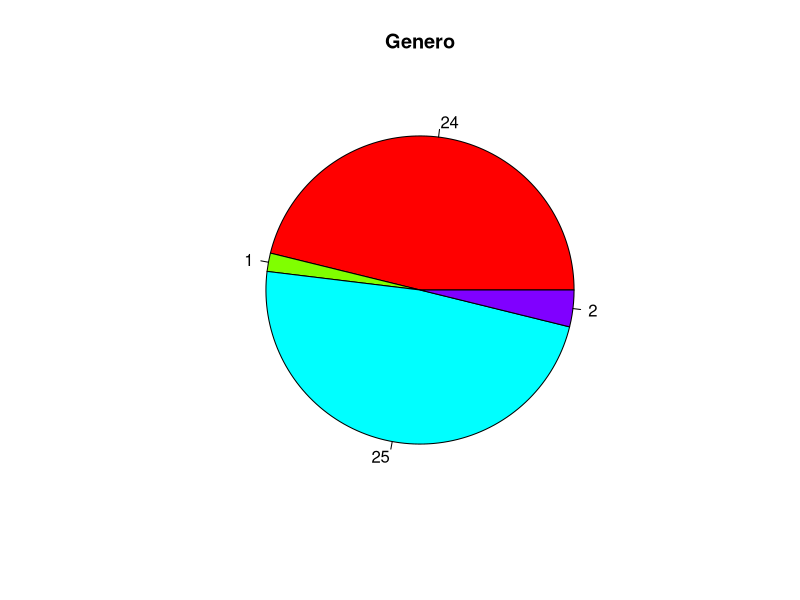
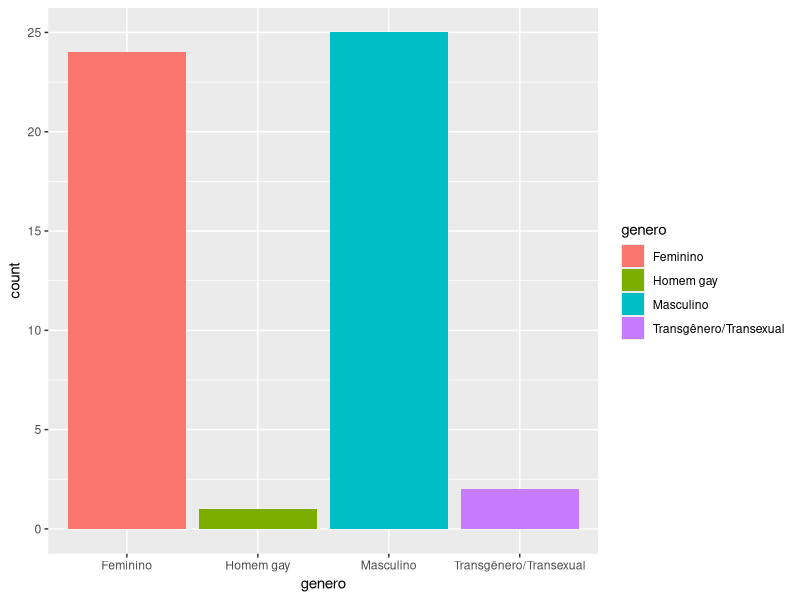

The R source for these figures, in order:
# Universidade Estadual Paulista - UNESP
# PPGMiT FAAC-UNESP
#
# Trabalho Final da Disciplina Ciência de Dados - 2022
# Prof. Joao Pedro Albino
#
# Alunos :  Lívia Inglesis Barcellos
#           Henrique Mercez
#           Marcelo José dos Santos
#           Shelley Navari
#
# Impacto da COVID-19 nos Estudantes Universitários no Brasil
# Fonte de dados : 

# como os alunos vivenciaram a pandemia da COVID-19;
# de que forma se comportaram frente as restrições impostas pelos riscos de contágio;
# (quais suas considerações a respeito das estratégias que foram adotadas pelas instituições superiores; e
# como estes fatores influenciaram sua vida.

# minha proposta
# quantidade de respostas do questionario
# 1.perfil : faixa etaria, genero, onde mora, cursos, nivel ensino
# 2.as pessoas na pandemia : vacinacao, 
#       psicologico : ansiedade, qualidade de vida, convivencia risco relevante
#       condicao financeira : renda, ajuda, endividamento, despesas   
# 3. estrategias das insituicoes superiores
# 4.     

# Import packages
library(tidyverse)
library(ggplot2)

# Importacao arquivo CSV
dataset.csv <-read.csv("./dados/COVID19IES.csv", header = TRUE, sep = ";", quote = "\"", dec = ".")

# Numero Total de Questionarios respondidos
num_questionario = as.numeric(nrow(dataset.csv))
print(paste("Numero de Questionarios Respondidos :", num_questionario))

# Grafico Perfil : Genero
genero <- table(dataset.csv$genero)
df_genero <- as.data.frame(table(dataset.csv$genero))

pie( main = "Genero",
    genero,
    edges = 200, 
    radius = 0.8,
    col= rainbow(4),
    labels = genero)

ggplot(dataset.csv, aes(genero, fill = genero))+
geom_bar()
scale_fill_manual("Genero")


                        